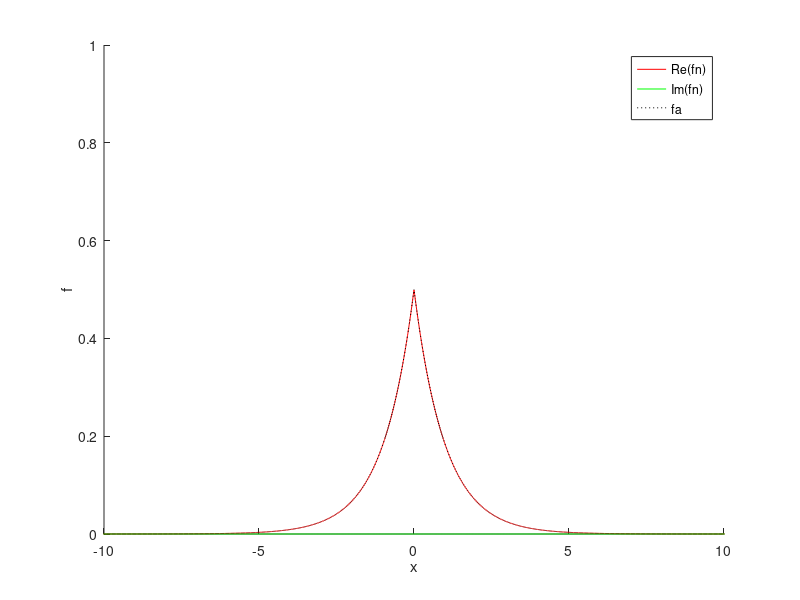
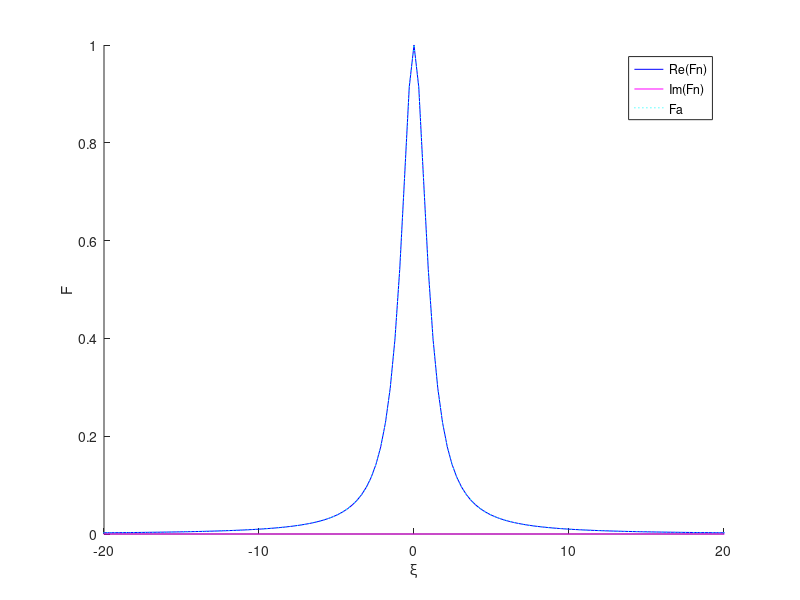
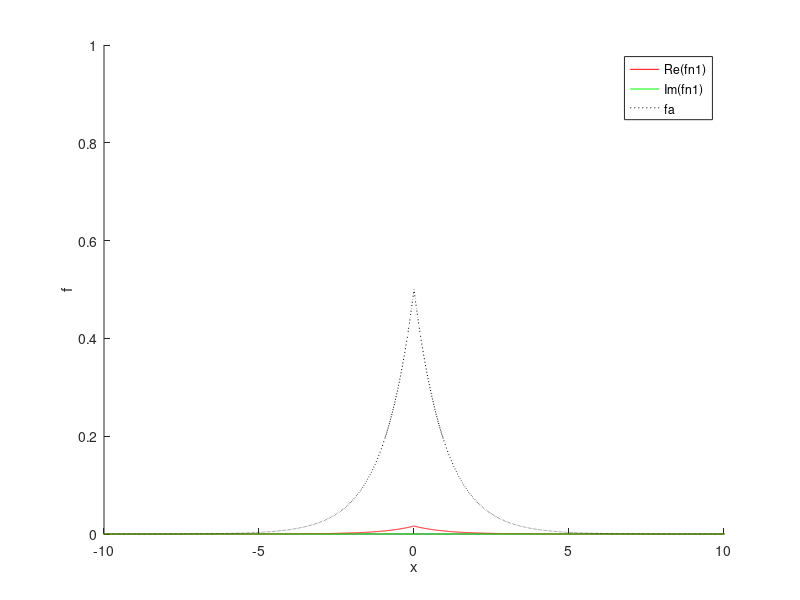
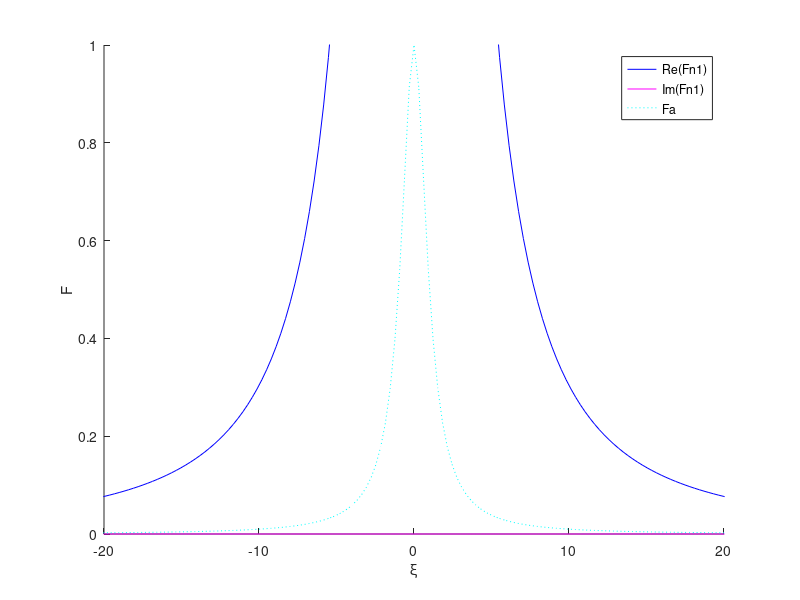

Reproduce these figures in MATLAB, in order.
%% Check numerically the Fourier pair Laplace <-> Lorentzian

% Grids in real and Fourier space
% They are linked by the Nyquist relation Dx*Dxi = 2*pi/N
N = 2048; % grid size
Dx = 0.01; % grid step in real space
Lx = N*Dx; % upper truncation limit in real space
Dxi = 2*pi/Lx; % grid step in Fourier space
Lxi = N*Dxi; % upper truncation limit in Fourier space
x = Dx*(-N/2:N/2-1); % grid in real space
xi = Dxi*(-N/2:N/2-1); % grid in Fourier space

% Analytical expressions
a = 1;
fa = a/2*exp(-a*abs(x)); % Laplace (or double exponential)
Fa = a^2./(a^2+xi.^2); % Lorentzian (or Cauchy)

Fn  = fftshift(ifft(ifftshift(fa)))*Lx;
fn  = fftshift( fft(ifftshift(Fa)))/Lx;
Fn1 = fftshift( fft(ifftshift(fa)))*Dxi;
fn1 = fftshift(ifft(ifftshift(Fa)))/Dxi;

close all
figure(1), clf, hold on
plot(x,real(fn),'r')
plot(x,imag(fn),'g')
plot(x,fa,'k:')
axis([-10 10 0 1])
xlabel('x')
ylabel('f')
legend('Re(fn)','Im(fn)','fa')

figure(2), clf, hold on
plot(xi,real(Fn),'b')
plot(xi,imag(Fn),'m')
plot(xi,Fa,'c:')
axis([-20 20 0 1])
xlabel('\xi')
ylabel('F')
legend('Re(Fn)','Im(Fn)','Fa')

figure(3), clf, hold on
plot(x,real(fn1),'r')
plot(x,imag(fn1),'g')
plot(x,fa,'k:')
axis([-10 10 0 1])
xlabel('x')
ylabel('f')
legend('Re(fn1)','Im(fn1)','fa')

figure(4), clf, hold on
plot(xi,real(Fn1),'b')
plot(xi,imag(Fn1),'m')
plot(xi,Fa,'c:')
axis([-20 20 0 1])
xlabel('\xi')
ylabel('F')
legend('Re(Fn1)','Im(Fn1)','Fa')